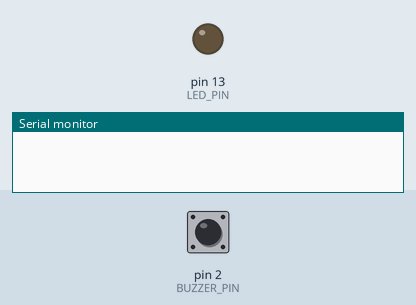
Recording of a sketch running on a simulated Arduino Nano, built with avr-gcc and run on an emulated ATmega328P. On the bench: output pins drawn as LEDs (lit = HIGH), the last lines printed to the serial monitor. The inputs (shaded band) are chosen by the test bench; at power-on: pin 2 (BUZZER_PIN) HIGH.

Above: at 1.2 s.
1.3 s: pin 2 (BUZZER_PIN) pulled LOW for 0.15 s
At 1.31 s:
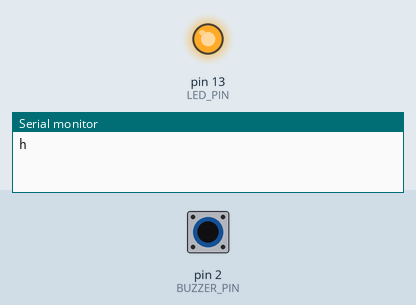
Timing chart, 0 to 4.3 s (numbered marks = the images above; inputs shaded):
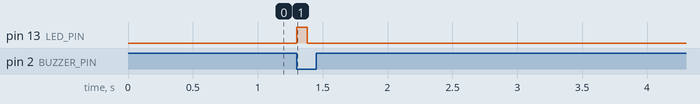

The sketch:

arduino_buzzer.ino
```cpp
/*
  Arduino Nano Physical Buzzer Code for RJ Hunt Spinning Wheel
  ============================================================

  Wiring:
    - Pushbutton / Big Arcade Buzzer Switch:
        Pin 1 -> Connected to Arduino Nano Digital Pin D2
        Pin 2 -> Connected to Arduino Nano GND
    - (Uses internal pull-up resistor: no external resistor required!)
    - Optional: LED on Pin D13 (built-in) illuminates when buzzer is pressed!

  Communication:
    - Baud Rate: 9600 baud
    - Sends 'h' when pressed, which python script reads and translates to 'a' key.
*/

const int BUZZER_PIN = 2;   // Pushbutton connected to D2 and GND
const int LED_PIN = 13;     // Built-in LED on Nano

int lastButtonState = HIGH;
unsigned long lastDebounceTime = 0;
const unsigned long DEBOUNCE_DELAY = 150; // ms

void setup() {
  Serial.begin(9600);
  pinMode(BUZZER_PIN, INPUT_PULLUP); // Active LOW
  pinMode(LED_PIN, OUTPUT);
  digitalWrite(LED_PIN, LOW);
}

void loop() {
  int reading = digitalRead(BUZZER_PIN);

  // Check if button state transitioned from HIGH to LOW (pressed)
  if (reading == LOW && lastButtonState == HIGH) {
    if ((millis() - lastDebounceTime) > DEBOUNCE_DELAY) {
      digitalWrite(LED_PIN, HIGH);

      // Send trigger signal 'h' over serial to laptop
      Serial.println("h");

      lastDebounceTime = millis();
      delay(80);
      digitalWrite(LED_PIN, LOW);
    }
  }

  lastButtonState = reading;
}
```

Measured:
- after the input at 1.3 s, pin 13 (LED_PIN): LOW → HIGH at once, → LOW 0.08 s later
